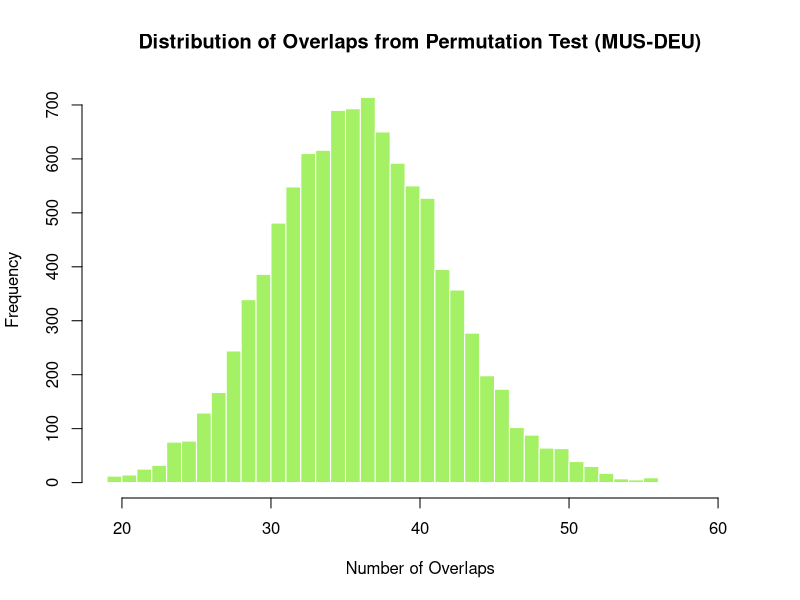

The R script that drew this image:
# 设置参数
N <- 21859  # 总基因数
k1 <- 922  # MUS 中受选择的基因数
k2 <- 863  # DEU 中受选择的基因数
observed_overlap <- 172  # 观察到的重叠基因数
n_permutations <- 10000  # 置换次数

# 生成总基因集合
all_genes <- 1:N

# 初始化重叠数数组
random_overlaps <- numeric(n_permutations)

# 进行置换检验
set.seed(1)  # 固定随机数种子以便重现
for (i in 1:n_permutations) {
  # 随机选择 group1 和 group2 的基因
  group1_random <- sample(all_genes, k1, replace = FALSE)
  group2_random <- sample(all_genes, k2, replace = FALSE)
  
  # 计算随机情况下的重叠基因数
  random_overlaps[i] <- length(intersect(group1_random, group2_random))
}

# 计算 P 值：置换过程中重叠数大于或等于观察到的重叠数的比例
p_value <- mean(random_overlaps >= observed_overlap)

# 输出结果
p_value

# 绘制置换生成的重叠分布直方图
hist(random_overlaps, breaks = 50, main = "Distribution of Overlaps from Permutation Test (MUS-DEU)",
     xlab = "Number of Overlaps", col = "#a5f165", border = "white")
abline(v = observed_overlap, col = "red", lwd = 2)  # 标记实际重叠数
